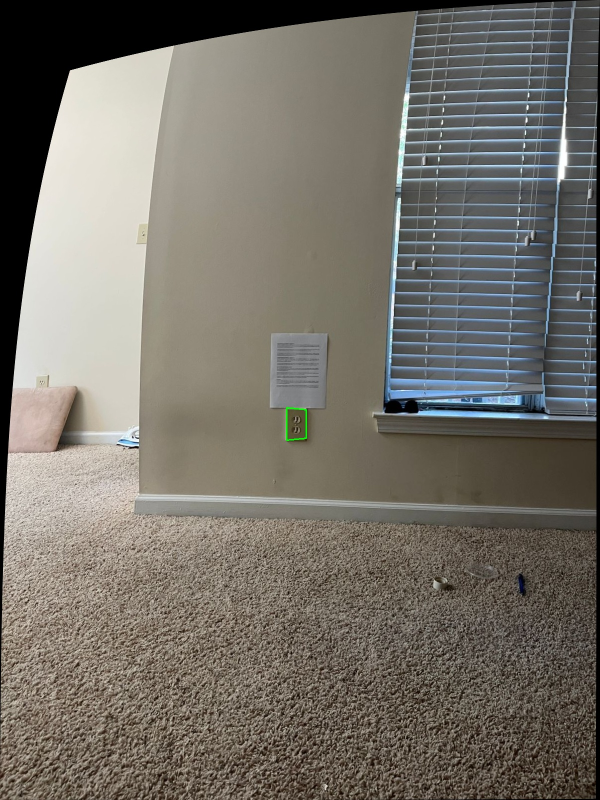
#> input picture outputs/measurement_result.jpg, 1200 x 1600 px (shown at 1/2 size)
$ python measure_object.py --image outputs/measurement_result.jpg
#> lines starting #> are read from the running program, lines starting #| are printed output that depends on the picture; after the words box and inside, x2 and y2 are one past the last pixel; in counts of white or black regions, pixels touching at a corner belong together
import cv2
import numpy as np
import argparse
import os

class SmartPointSelector:
    def __init__(self, image, win_name="Measurement Tool"):
        self.original_image = image
        self.display_image = image.copy()
        self.points = []
        self.win_name = win_name
        self.mouse_pos = (0, 0)
        self.done = False

        # Settings
        self.zoom_factor = 4
        self.zoom_size = 200 # Size of the overlay box in pixels

    def mouse_callback(self, event, x, y, flags, param):
        # 1. Track mouse for Zoom/Crosshair
        self.mouse_pos = (x, y)

        # 2. Left Click: Add Point
        if event == cv2.EVENT_LBUTTONDOWN:
            if len(self.points) < 4:
                self.points.append([x, y]) # Use list for mutability (nudging)
                print(f" - Point {len(self.points)} added at {x},{y}")

        # 3. Right Click: Remove Last Point
        elif event == cv2.EVENT_RBUTTONDOWN:
            if self.points:
                removed = self.points.pop()
                print(f" - Point removed: {removed}")

    def draw_hud(self, img):
        """Draws Crosshairs and Magnifier Overlay"""
        h, w = img.shape[:2]
        mx, my = self.mouse_pos

        # --- A. Full Screen Crosshairs (Pointing Aid) ---
        # Draw faint green lines across the whole screen intersecting at mouse
        cv2.line(img, (mx, 0), (mx, h), (0, 255, 0), 1)
        cv2.line(img, (0, my), (w, my), (0, 255, 0), 1)

        # --- B. Magnifier Overlay (Zoom Aid) ---
        # 1. Define the region of interest (ROI) around mouse
        patch_radius = self.zoom_size // (2 * self.zoom_factor)

        x1 = max(0, mx - patch_radius)
        y1 = max(0, my - patch_radius)
        x2 = min(w, mx + patch_radius)
        y2 = min(h, my + patch_radius)

        patch = self.original_image[y1:y2, x1:x2]

        if patch.size > 0:
            # 2. Zoom in (Resize)
            zoomed = cv2.resize(patch, (self.zoom_size, self.zoom_size), interpolation=cv2.INTER_NEAREST)

            # 3. Draw a cross on the zoomed view (Target Reticle)
            center = self.zoom_size // 2
            cv2.line(zoomed, (center, 0), (center, self.zoom_size), (0, 0, 255), 1)
            cv2.line(zoomed, (0, center), (self.zoom_size, center), (0, 0, 255), 1)

            # 4. Add a border
            cv2.rectangle(zoomed, (0,0), (self.zoom_size-1, self.zoom_size-1), (255,255,255), 2)

            # 5. Overlay on Main Image (Picture-in-Picture)
            # Default placement: Top-Right
            overlay_x = w - self.zoom_size - 20
            overlay_y = 20

            # If mouse is in Top-Right, move overlay to Top-Left
            if mx > w - self.zoom_size - 50 and my < self.zoom_size + 50:
                overlay_x = 20

            # Place the overlay
            img[overlay_y:overlay_y+self.zoom_size, overlay_x:overlay_x+self.zoom_size] = zoomed

            # Label
            cv2.putText(img, f"ZOOM x{self.zoom_factor}", (overlay_x, overlay_y - 8),
                        cv2.FONT_HERSHEY_SIMPLEX, 0.5, (255, 255, 255), 1)

    def select_points(self, instructions):
        self.points = []
        self.done = False

        cv2.namedWindow(self.win_name, cv2.WINDOW_NORMAL)

        cv2.setMouseCallback(self.win_name, self.mouse_callback)

        print(f"\n=== {instructions} ===")
        print("  [Mouse] Move to aim")
        print("  [L-Click] Add Point")
        print("  [R-Click] Undo")
        print("  [Arrows] Nudge last point (Pixel Precision)")
        print("  [Enter] Confirm")

        while not self.done:
            display = self.original_image.copy()

            # 1. Draw Instructions
            cv2.putText(display, instructions, (20, 30), cv2.FONT_HERSHEY_SIMPLEX, 0.7, (0, 255, 255), 2)
            cv2.putText(display, f"Points: {len(self.points)}/4", (20, 60), cv2.FONT_HERSHEY_SIMPLEX, 0.7, (0, 255, 0), 2)

            # 2. Draw Selected Points and Lines
            for i, pt in enumerate(self.points):
                cv2.circle(display, tuple(pt), 4, (0, 0, 255), -1) # Red dots
                cv2.putText(display, str(i+1), (pt[0]+10, pt[1]), cv2.FONT_HERSHEY_SIMPLEX, 0.6, (0, 0, 255), 2)

                # Draw box lines
                if i > 0:
                    cv2.line(display, tuple(self.points[i-1]), tuple(pt), (255, 0, 0), 1)
            if len(self.points) == 4:
                cv2.line(display, tuple(self.points[3]), tuple(self.points[0]), (255, 0, 0), 1)

            # 3. Draw HUD (Crosshair + Zoom)
            self.draw_hud(display)

            cv2.imshow(self.win_name, display)

            # 4. Keyboard Controls
            key = cv2.waitKey(10) & 0xFF

            if key == 13: # Enter
                if len(self.points) == 4:
                    self.done = True
                else:
                    print(" >> Please select exactly 4 points.")
            elif key == 27: # ESC
                print("Exiting.")
                exit()

            # Arrow Key Nudging (Fine Tuning)
            if self.points:
                last_pt = self.points[-1]
                if key == 82: # Up
                    last_pt[1] -= 1
                elif key == 84: # Down
                    last_pt[1] += 1
                elif key == 81: # Left
                    last_pt[0] -= 1
                elif key == 83: # Right
                    last_pt[0] += 1

        cv2.destroyWindow(self.win_name)
        return np.array(self.points, dtype=np.float32)

def main():
    parser = argparse.ArgumentParser(description="Step 2 & 3: High-Precision Measurement")
    parser.add_argument("--image", required=True, help="Path to input image")
    parser.add_argument("--calib", default="outputs/calibration.npz", help="Path to calibration file")
    # A4 Paper Default (0.297m x 0.210m)
    parser.add_argument("--ref_w", type=float, default=0.297, help="Reference width (m)")
    parser.add_argument("--ref_h", type=float, default=0.210, help="Reference height (m)")
    parser.add_argument("--true_w", type=float, default=0, help="Ground truth width (m)")
    parser.add_argument("--true_h", type=float, default=0, help="Ground truth height (m)")
    args = parser.parse_args()

    # --- 1. Load Calibration ---
    if not os.path.exists(args.calib):
        print("Error: Calibration file not found. Run Step 1 (calibrate_camera.py) first.")
        return

    data = np.load(args.calib)
#> (reads outputs/calibration.npz from the repository)
    K, dist = data['K'], data['dist']

    img = cv2.imread(args.image)
#> img is the input picture: shape (1600, 1200, 3); mean B, G, R 104.2, 112.3, 116.6
    if img is None:
        print(f"Error: Could not load image {args.image}")
        return

    # --- 2. Undistort Image ---
    h, w = img.shape[:2]
#> h = 1600; w = 1200
    newcameramtx, roi = cv2.getOptimalNewCameraMatrix(K, dist, (w,h), 1, (w,h))
#> roi = (203, 229, 988, 1368)
    undistorted_img = cv2.undistort(img, K, dist, None, newcameramtx)
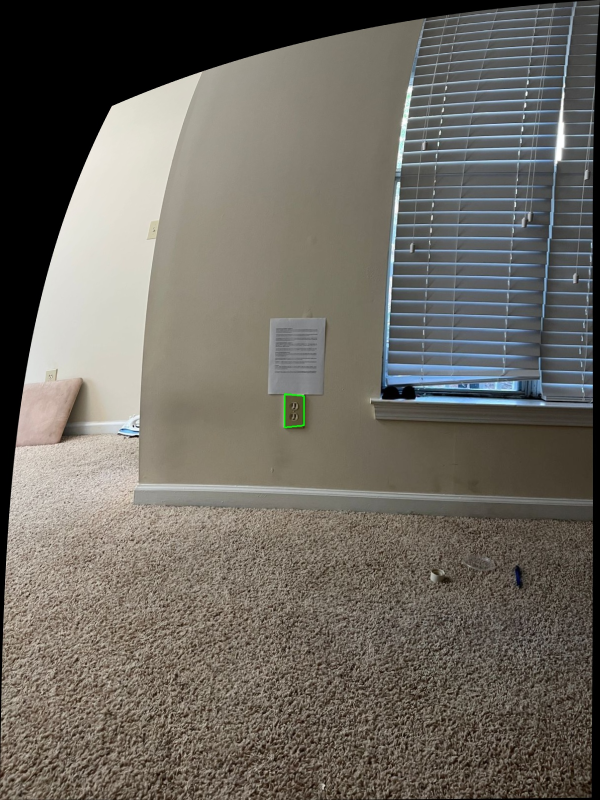
#> undistorted_img: shape (1600, 1200, 3) (shown at 1/2 size); mean B, G, R 96.5, 104.2, 108.4

    print("\nStarting Measurement Tool...")
    selector = SmartPointSelector(undistorted_img)

    # --- 3. Step 2: Perspective Projection (Homography) ---
    # A. Select Reference (A4)
    ref_pts = selector.select_points("Select A4 Paper Corners (TL->TR->BR->BL)")
#> in select_points, `cv2.putText(display, f"Points: {len(self.points)}/4", (20, 60), cv2.FO..`:
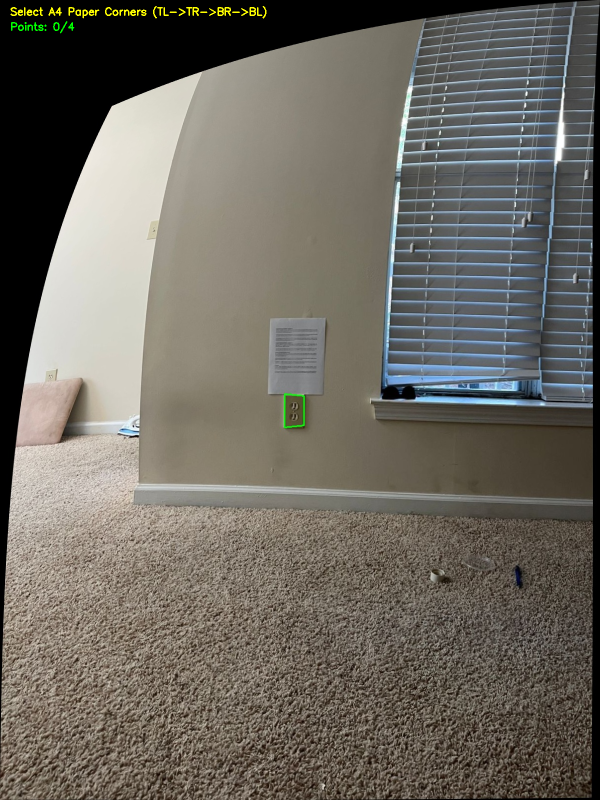
#> display: shape (1600, 1200, 3) (shown at 1/2 size); mean B, G, R 96.5, 104.7, 108.8
#> in draw_hud, `cv2.line(img, (0, my), (w, my), (0, 255, 0), 1)`:
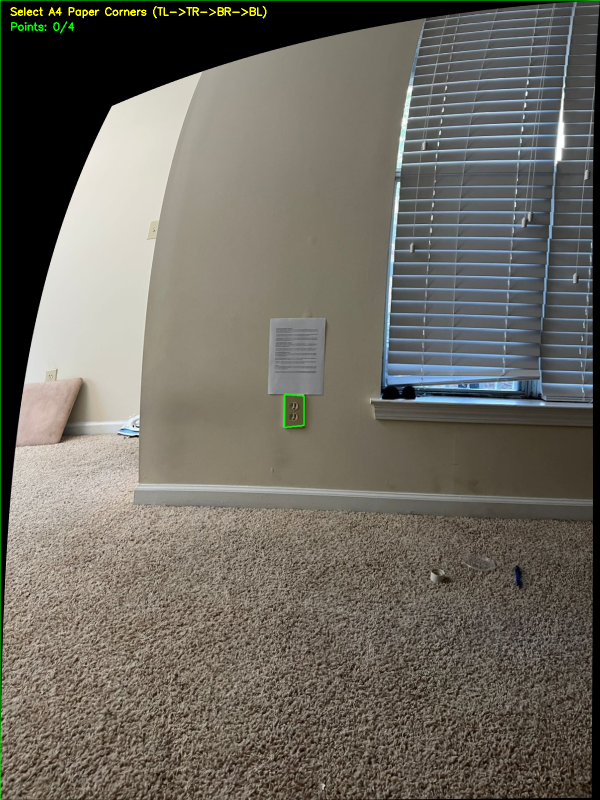
#> img: shape (1600, 1200, 3) (shown at 1/2 size); mean B, G, R 96.4, 105.1, 108.8
#> in draw_hud, `patch = self.original_image[y1:y2, x1:x2]`: patch: shape (25, 25, 3); every value is 0
#> in draw_hud, `zoomed = cv2.resize(patch, (self.zoom_size, self.zoom_size), interpola..`: zoomed: shape (200, 200, 3); every value is 0
#> in draw_hud, `cv2.line(zoomed, (center, 0), (center, self.zoom_size), (0, 0, 255), 1)`: zoomed: shape (200, 200, 3); mean B, G, R 0, 0, 1.3
#> in draw_hud, `cv2.line(zoomed, (0, center), (self.zoom_size, center), (0, 0, 255), 1)`: zoomed: shape (200, 200, 3); mean B, G, R 0, 0, 2.5
#> in draw_hud, `cv2.rectangle(zoomed, (0,0), (self.zoom_size-1, self.zoom_size-1), (25..`:
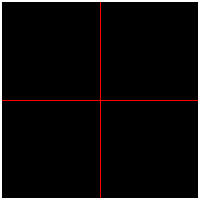
#> zoomed: shape (200, 200, 3); mean B, G, R 10.1, 10.1, 12.6
#> in draw_hud, `img[overlay_y:overlay_y+self.zoom_size, overlay_x:overlay_x+self.zoom_..`:
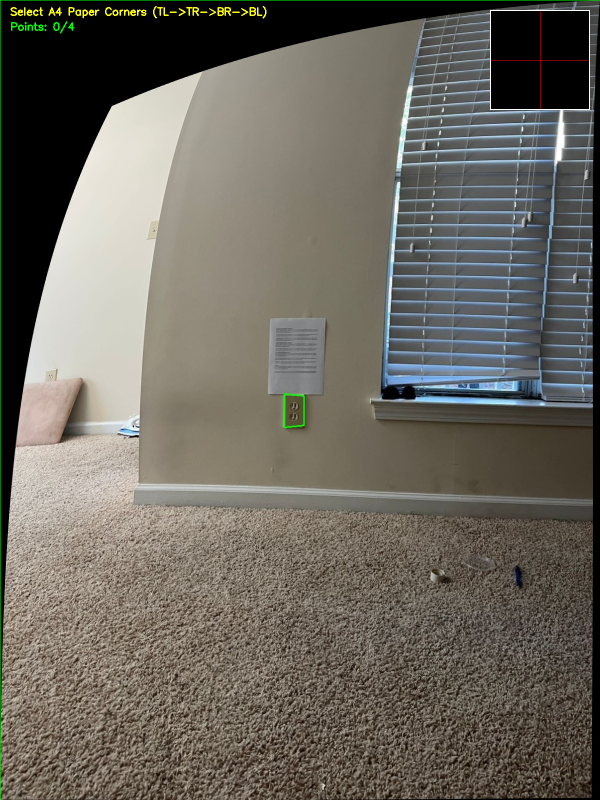
#> img: shape (1600, 1200, 3) (shown at 1/2 size); 2.08% of pixels changed, all inside (x1, y1, x2, y2) = (980, 20, 1180, 220)
#> in draw_hud, `cv2.putText(img, f"ZOOM x{self.zoom_factor}", (overlay_x, overlay_y - ..`: img: shape (1600, 1200, 3); 0.01% of pixels changed, all inside (x1, y1, x2, y2) = (982, 2, 1051, 13)
#> (key Esc is pressed here)

    # Define real-world coordinates (Z=0 plane)
    real_pts = np.array([
        [0, 0, 0],
        [args.ref_w, 0, 0],
        [args.ref_w, args.ref_h, 0],
        [0, args.ref_h, 0]
    ], dtype=np.float32)

    # --- 4. Step 3: Validation Experiment ---
    ret, rvec, tvec = cv2.solvePnP(real_pts, ref_pts, newcameramtx, None)
    distance = np.linalg.norm(tvec)

    print(f"\n--- Validation Check ---")
    print(f"Distance to Object: {distance:.3f} meters")
    if distance > 2.0:
        print("✅ PASS: Distance > 2m")
    else:
        print("⚠️ WARNING: Distance < 2m. Accuracy may be lower.")

    # Compute Homography
    H, status = cv2.findHomography(ref_pts, real_pts[:, :2])

    # B. Select Target Object
    obj_pts = selector.select_points("Select TARGET Object (TL->TR->BR->BL)")

    # --- 5. Calculation ---
    obj_pts_reshaped = obj_pts.reshape(-1, 1, 2)
    world_points = cv2.perspectiveTransform(obj_pts_reshaped, H).reshape(-1, 2)

    w_top = np.linalg.norm(world_points[0] - world_points[1])
    w_bot = np.linalg.norm(world_points[2] - world_points[3])
    h_left = np.linalg.norm(world_points[0] - world_points[3])
    h_right = np.linalg.norm(world_points[1] - world_points[2])

    avg_width = (w_top + w_bot) / 2.0
    avg_height = (h_left + h_right) / 2.0

    print(f"\n=== FINAL RESULTS ===")
    print(f"Estimated Width : {avg_width:.4f} m ({avg_width*100:.1f} cm)")
    print(f"Estimated Height: {avg_height:.4f} m ({avg_height*100:.1f} cm)")

    if args.true_w > 0:
        err_w = abs(avg_width - args.true_w) / args.true_w * 100
        err_h = abs(avg_height - args.true_h) / args.true_h * 100
        print(f"\n--- Accuracy ---")
        print(f"Width Error : {err_w:.2f}%")
        print(f"Height Error: {err_h:.2f}%")

    out_path = "outputs/measurement_result.jpg"
    for i in range(4):
        cv2.line(undistorted_img, tuple(obj_pts[i].astype(int)),
                 tuple(obj_pts[(i+1)%4].astype(int)), (0, 255, 0), 2)

    cv2.imwrite(out_path, undistorted_img)
    print(f"Visual result saved to: {out_path}")

if __name__ == "__main__":
    main()
#> (the program exits here)
